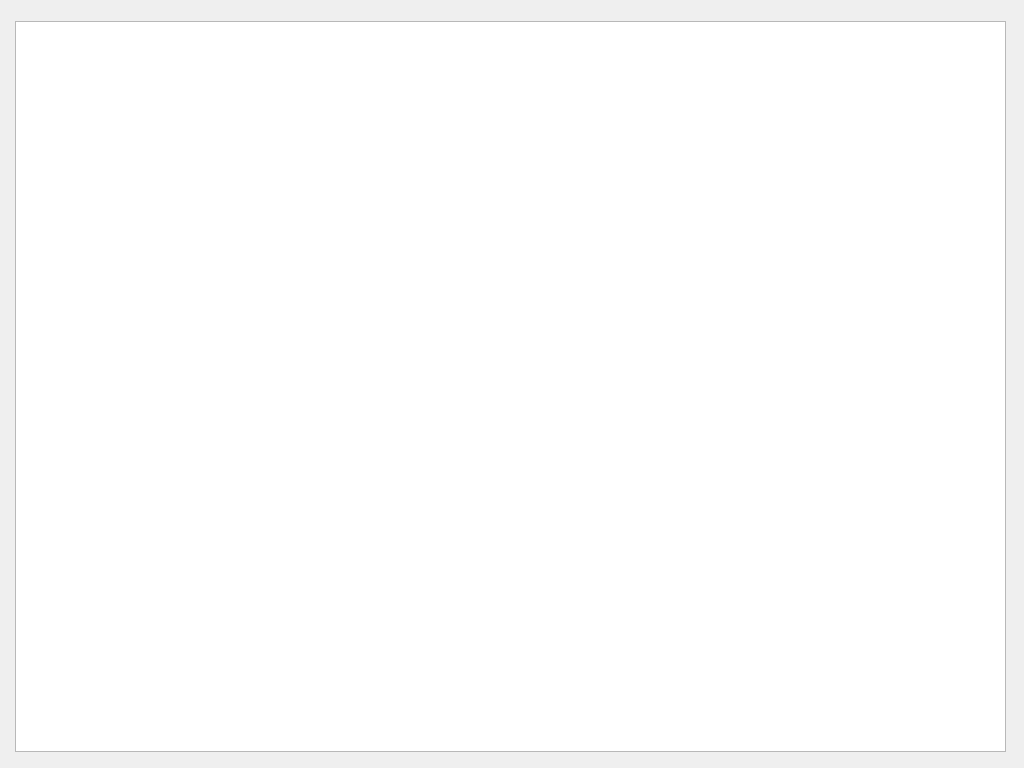
<?xml version="1.0" encoding="UTF-8"?>
<ui version="4.0">
 <class>Dialog</class>
 <widget class="QDialog" name="Dialog">
  <property name="geometry">
   <rect>
    <x>0</x>
    <y>0</y>
    <width>1024</width>
    <height>768</height>
   </rect>
  </property>
  <property name="windowTitle">
   <string>Dialog</string>
  </property>
  <widget class="QTableView" name="tableView">
   <property name="geometry">
    <rect>
     <x>15</x>
     <y>21</y>
     <width>991</width>
     <height>731</height>
    </rect>
   </property>
  </widget>
 </widget>
 <layoutdefault spacing="6" margin="11"/>
 <resources/>
 <connections/>
</ui>
